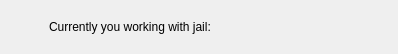
<?xml version="1.0" encoding="UTF-8"?>
<ui version="4.0">
 <class>JailIndicator</class>
 <widget class="QWidget" name="JailIndicator">
  <property name="geometry">
   <rect>
    <x>0</x>
    <y>0</y>
    <width>398</width>
    <height>44</height>
   </rect>
  </property>
  <property name="windowTitle">
   <string>Form</string>
  </property>
  <layout class="QHBoxLayout" name="horizontalLayout">
   <item>
    <widget class="QLabel" name="label">
     <property name="minimumSize">
      <size>
       <width>32</width>
       <height>32</height>
      </size>
     </property>
     <property name="maximumSize">
      <size>
       <width>32</width>
       <height>32</height>
      </size>
     </property>
     <property name="text">
      <string/>
     </property>
     <property name="pixmap">
      <pixmap resource="res.qrc">:/images/cell.png</pixmap>
     </property>
     <property name="scaledContents">
      <bool>true</bool>
     </property>
    </widget>
   </item>
   <item>
    <widget class="QLabel" name="label_2">
     <property name="text">
      <string>Currently you working with jail:</string>
     </property>
    </widget>
   </item>
   <item>
    <widget class="QLabel" name="jailNameLabel">
     <property name="font">
      <font>
       <weight>75</weight>
       <bold>true</bold>
      </font>
     </property>
     <property name="text">
      <string/>
     </property>
     <property name="textFormat">
      <enum>Qt::AutoText</enum>
     </property>
    </widget>
   </item>
   <item>
    <spacer name="horizontalSpacer">
     <property name="orientation">
      <enum>Qt::Horizontal</enum>
     </property>
     <property name="sizeHint" stdset="0">
      <size>
       <width>145</width>
       <height>20</height>
      </size>
     </property>
    </spacer>
   </item>
  </layout>
 </widget>
 <resources>
  <include location="res.qrc"/>
 </resources>
 <connections/>
</ui>
